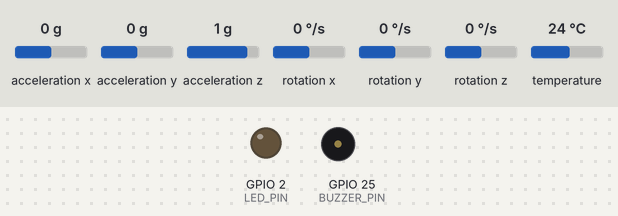
Recording of a sketch running on a simulated ESP32-S3. Parts: output pins drawn as LEDs (lit = HIGH), buzzer (waves = sounding, pin HIGH). Inputs (shaded band) come from the test bench; at power-on: acceleration x 0 g, acceleration y 0 g, acceleration z 1 g, rotation x 0 °/s, rotation y 0 °/s, rotation z 0 °/s, temperature 24 °C. No radio packets arrive unless stated. At 0.6 s the program puts the board to deep sleep or switches it off; the recording ends there.

Above: at 0.0 s.
Timing chart, 0 to 0.6 s (numbered marks = the images above):
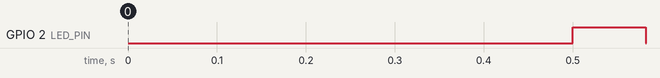

The sketch:

esp32_firmware.ino
```cpp
/*
 * NER KAVACH 3.0 — IoT Edge Sensor Node Firmware
 * Target MCU: ESP32-WROOM-32D / ESP32-S3
 * Transceiver: Semtech SX1276 LoRa (868 MHz)
 * Sensors: Capacitive Soil Moisture v1.2, MPU6050 6-DoF IMU, Tipping Bucket
 * Rain Gauge Power: 5W Monocrystalline Solar Panel + TP4056 + 18650 Li-ion
 * 3400mAh (Deep Sleep: 10uA)
 */

#include <Adafruit_MPU6050.h>
#include <Adafruit_Sensor.h>
#include <LoRa.h>
#include <SPI.h>
#include <Wire.h>

// Pin Definitions
#define LORA_SS 18
#define LORA_RST 14
#define LORA_DIO0 26

#define RAIN_PIN 34
#define SOIL_PIN 35
#define BATT_PIN 36
#define BUZZER_PIN 25
#define LED_PIN 2

// Node Identification
const char *NODE_ID = "SEN_ML_001";
const char *VILLAGE_NAME = "Cherrapunji";

Adafruit_MPU6050 mpu;
RTC_DATA_ATTR int bootCount = 0;
RTC_DATA_ATTR float rainAccum24h = 0.0;

void setup() {
  Serial.begin(115200);
  delay(500);
  ++bootCount;

  pinMode(LED_PIN, OUTPUT);
  pinMode(BUZZER_PIN, OUTPUT);
  digitalWrite(LED_PIN, HIGH);

  // Initialize I2C and MPU6050
  Wire.begin(21, 22);
  if (!mpu.begin()) {
    Serial.println("MPU6050 tilt sensor not detected!");
  } else {
    mpu.setAccelerometerRange(MPU6050_RANGE_4_G);
    mpu.setFilterBandwidth(MPU6050_BAND_21_HZ);
  }

  // Initialize LoRa Module (868 MHz Band for India / ISM)
  LoRa.setPins(LORA_SS, LORA_RST, LORA_DIO0);
  if (!LoRa.begin(868E6)) {
    Serial.println("LoRa initialization failed!");
  } else {
    LoRa.setTxPower(20); // 20 dBm for 10km mountain line-of-sight
    LoRa.setSpreadingFactor(11);
    LoRa.setSignalBandwidth(125E3);
  }

  // Read Telemetry
  float soilAnalog = analogRead(SOIL_PIN);
  float soilMoisturePct = map(soilAnalog, 3200, 1400, 0, 100);
  soilMoisturePct = constrain(soilMoisturePct, 0.0, 100.0);

  float battRaw = analogRead(BATT_PIN);
  float battVoltage = (battRaw / 4095.0) * 2.0 * 3.3 * 1.1; // Voltage divider
  int battPct = map((int)(battVoltage * 100), 320, 420, 0, 100);
  battPct = constrain(battPct, 0, 100);

  sensors_event_t a, g, temp;
  mpu.getEvent(&a, &g, &temp);
  float tilt_accel = sqrt(a.acceleration.x * a.acceleration.x +
                          a.acceleration.y * a.acceleration.y);

  // Check Local Siren Trigger (PDF Sec 6 & 8: Local Alert without Internet)
  if (soilMoisturePct > 85.0 || tilt_accel > 12.5) {
    // Sound local buzzer for 3 seconds
    digitalWrite(BUZZER_PIN, HIGH);
    delay(3000);
    digitalWrite(BUZZER_PIN, LOW);
  }

  // Transmit LoRa Mesh Packet to Raspberry Pi Gateway
  LoRa.beginPacket();
  LoRa.print("{\"node\":\"");
  LoRa.print(NODE_ID);
  LoRa.print("\",\"rain\":");
  LoRa.print(rainAccum24h);
  LoRa.print(",\"soil\":");
  LoRa.print(soilMoisturePct);
  LoRa.print(",\"tilt\":");
  LoRa.print(tilt_accel);
  LoRa.print(",\"batt\":");
  LoRa.print(battPct);
  LoRa.print(",\"boot\":");
  LoRa.print(bootCount);
  LoRa.print("}");
  LoRa.endPacket();

  digitalWrite(LED_PIN, LOW);

  // Configure Deep Sleep for 55 minutes (wakes up for 5 seconds -> 10uA
  // consumption)
  esp_sleep_enable_timer_wakeup(55ULL * 60ULL * 1000000ULL);
  esp_deep_sleep_start();
}

void loop() {
  // Never reached in Deep Sleep architecture
}
```

Measured:
- by itself, GPIO 2 (LED_PIN): LOW → HIGH at 0.50 s, → LOW 0.08 s later
